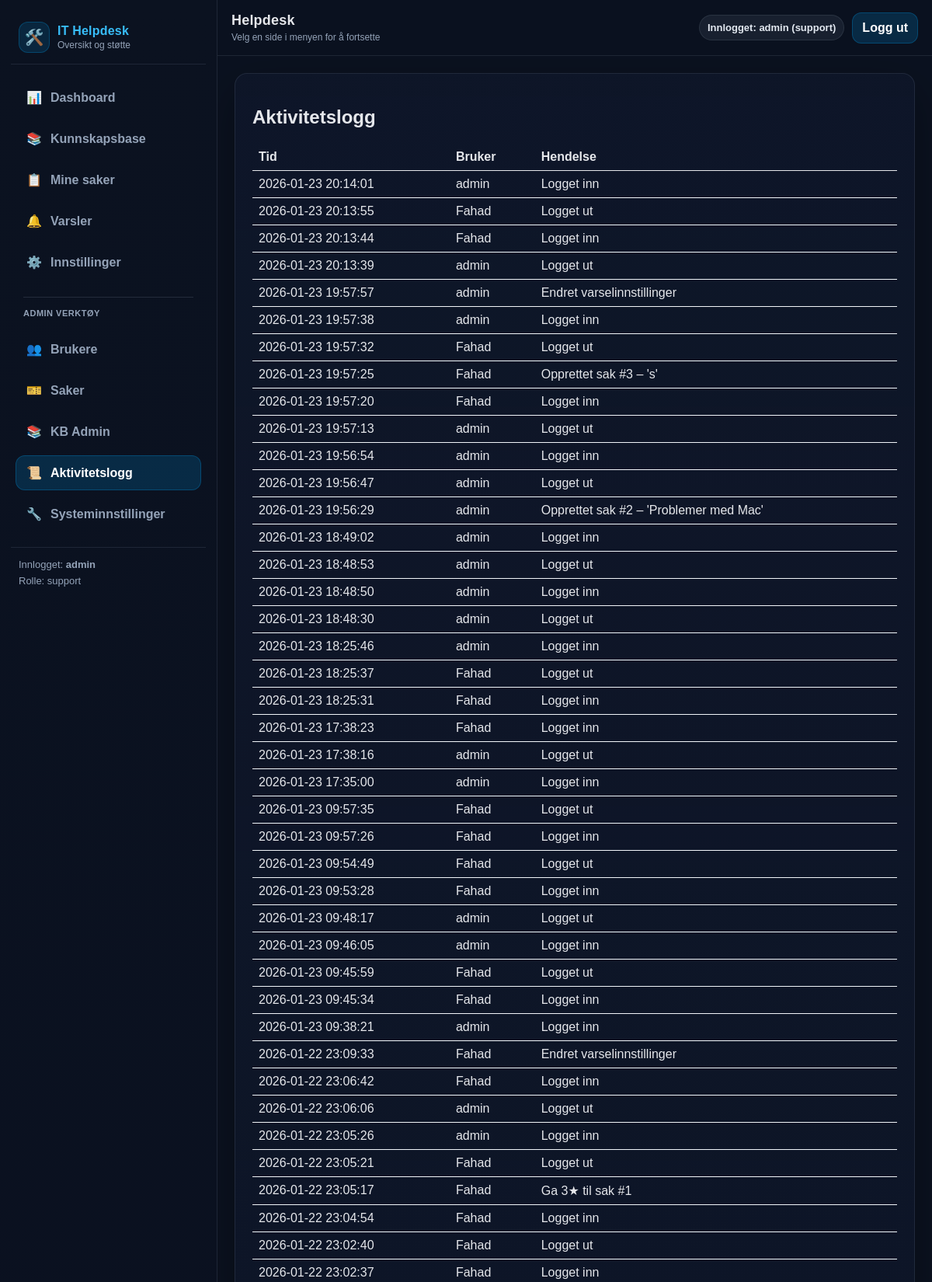
/admin/activity (signed in, upper part), run on the app's committed database.
### tables this page shows
CREATE TABLE activity (
            id INTEGER PRIMARY KEY AUTOINCREMENT,
            user TEXT NOT NULL,
            details TEXT NOT NULL,
            created_at TEXT NOT NULL DEFAULT (datetime('now'))
        );

### routes.py (the view)
@bp.route("/admin/activity")
def activity_log():
    user = current_user()
    if not user:
        return redirect(url_for("main.login"))
    if current_role() != "support":
        abort(403)
    try:
        entries = get_activity(200)
    except Exception as e:
        logger.error(f"Activity log error: {e}")
        entries = []
    return render_template("logs.html", log_entries=entries)

### __init__.py (called while the page is built)
def create_app():
    app = Flask(__name__)
    app.config.from_object(Config)
    init_mail(app)
    @app.after_request
    def set_security_headers(response):
        response.headers['X-Content-Type-Options'] = 'nosniff'
        response.headers['X-Frame-Options'] = 'DENY'
        response.headers['X-XSS-Protection'] = '1; mode=block'
        return response
    from .routes import bp
    app.register_blueprint(bp)
    return app

### db.py (called while the page is built)
def count_notifications(user: str) -> int:
    conn = _conn()
    cur = conn.cursor()
    cur.execute("SELECT COUNT(*) AS c FROM notifications WHERE user = ? AND read = 0", (user,))
    row = cur.fetchone()
    conn.close()
    return int(row["c"]) if row else 0

def get_activity(limit: int = 100) -> List[Dict[str, Any]]:
    conn = _conn()
    cur = conn.cursor()
    cur.execute("SELECT * FROM activity ORDER BY id DESC LIMIT ?", (limit,))
    rows = cur.fetchall()
    conn.close()
    return [dict(r) for r in rows]

def _conn() -> sqlite3.Connection:
    DB_PATH.parent.mkdir(parents=True, exist_ok=True)
    conn = sqlite3.connect(DB_PATH)
    conn.row_factory = sqlite3.Row
    return conn

### routes.py (called while the page is built)
def current_user():
    return session.get("user")

def current_role():
    return session.get("role")

@bp.before_app_request
def ensure_db():
    try:
        init_db()
    except Exception as e:
        logger.error(f"Database initialization failed: {e}")

@bp.context_processor
def inject_notification_count():
    if current_user():
        try:
            return {"notif_count": count_notifications(current_user())}
        except Exception:
            return {"notif_count": 0}
    return {"notif_count": 0}

### templates/logs.html
{% extends "base.html" %}
{% block content %}
<div class="card">
  <h2>Aktivitetslogg</h2>
  {% if log_entries and log_entries|length > 0 %}
    <table style="width:100%; border-collapse: collapse;">
      <thead>
        <tr>
          <th style="text-align:left; border-bottom:1px solid #e5e7eb; padding:8px;">Tid</th>
          <th style="text-align:left; border-bottom:1px solid #e5e7eb; padding:8px;">Bruker</th>
          <th style="text-align:left; border-bottom:1px solid #e5e7eb; padding:8px;">Hendelse</th>
        </tr>
      </thead>
      <tbody>
        {% for e in log_entries %}
        <tr>
          <td style="padding:8px; border-bottom:1px solid #f1f5f9;">{{ e.created_at }}</td>
          <td style="padding:8px; border-bottom:1px solid #f1f5f9;">{{ e.user }}</td>
          <td style="padding:8px; border-bottom:1px solid #f1f5f9;">{{ e.details }}</td>
        </tr>
        {% endfor %}
      </tbody>
    </table>
  {% else %}
    <p class="muted">Ingen loggoppføringer.</p>
  {% endif %}
</div>
{% endblock %}

### templates/base.html (style rules this page uses)
:root { --bg:#0b1220; --panel:#0f172a; --panel2:#111c33; --border:rgba(148,163,184,.14); --muted:#94a3b8; --text:#e5e7eb; --primary:#0284c7; --primaryHover:#0ea5e9; --sidebarW: 280px; --topbarH: 72px; --radius: 16px; }
* { box-sizing:border-box; }
html, body { height:100%; }
body { margin:0; font-family: Arial, sans-serif; background:var(--bg); color:var(--text); }

### data on the page
activity: created_at "2026-01-23 20:14:01", user "admin", details "Logget inn"
activity: created_at "2026-01-23 20:13:55", user "Fahad", details "Logget ut"
activity: created_at "2026-01-23 20:13:44", user "Fahad", details "Logget inn"
activity: created_at "2026-01-23 20:13:39", user "admin", details "Logget ut"
activity: created_at "2026-01-23 19:57:57", user "admin", details "Endret varselinnstillinger"
activity: created_at "2026-01-23 19:57:38", user "admin", details "Logget inn"
activity: created_at "2026-01-23 19:57:32", user "Fahad", details "Logget ut"
activity: created_at "2026-01-23 19:57:25", user "Fahad", details "Opprettet sak #3 – 's'"
activity: created_at "2026-01-23 19:57:20", user "Fahad", details "Logget inn"
activity: created_at "2026-01-23 19:57:13", user "admin", details "Logget ut"
activity: created_at "2026-01-23 19:56:54", user "admin", details "Logget inn"
activity: created_at "2026-01-23 19:56:47", user "admin", details "Logget ut"
activity: created_at "2026-01-23 19:56:29", user "admin", details "Opprettet sak #2 – 'Problemer med Mac'"
activity: created_at "2026-01-23 18:49:02", user "admin", details "Logget inn"
activity: created_at "2026-01-23 18:48:53", user "admin", details "Logget ut"
activity: created_at "2026-01-23 18:48:50", user "admin", details "Logget inn"
activity: created_at "2026-01-23 18:48:30", user "admin", details "Logget ut"
activity: created_at "2026-01-23 18:25:46", user "admin", details "Logget inn"
activity: created_at "2026-01-23 18:25:37", user "Fahad", details "Logget ut"
activity: created_at "2026-01-23 18:25:31", user "Fahad", details "Logget inn"
activity: created_at "2026-01-23 17:38:23", user "Fahad", details "Logget inn"
activity: created_at "2026-01-23 17:38:16", user "admin", details "Logget ut"
activity: created_at "2026-01-23 17:35:00", user "admin", details "Logget inn"
activity: created_at "2026-01-23 09:57:35", user "Fahad", details "Logget ut"
activity: created_at "2026-01-23 09:57:26", user "Fahad", details "Logget inn"
activity: created_at "2026-01-23 09:54:49", user "Fahad", details "Logget ut"
activity: created_at "2026-01-23 09:53:28", user "Fahad", details "Logget inn"
activity: created_at "2026-01-23 09:48:17", user "admin", details "Logget ut"
activity: created_at "2026-01-23 09:46:05", user "admin", details "Logget inn"
activity: created_at "2026-01-23 09:45:59", user "Fahad", details "Logget ut"
activity: created_at "2026-01-23 09:45:34", user "Fahad", details "Logget inn"
activity: created_at "2026-01-23 09:38:21", user "admin", details "Logget inn"
activity: created_at "2026-01-22 23:09:33", user "Fahad", details "Endret varselinnstillinger"
activity: created_at "2026-01-22 23:06:42", user "Fahad", details "Logget inn"
activity: created_at "2026-01-22 23:06:06", user "admin", details "Logget ut"
activity: created_at "2026-01-22 23:05:26", user "admin", details "Logget inn"
activity: created_at "2026-01-22 23:05:21", user "Fahad", details "Logget ut"
activity: created_at "2026-01-22 23:05:17", user "Fahad", details "Ga 3★ til sak #1"
activity: created_at "2026-01-22 23:04:54", user "Fahad", details "Logget inn"
activity: created_at "2026-01-22 23:02:40", user "Fahad", details "Logget ut"
activity: created_at "2026-01-22 23:02:37", user "Fahad", details "Logget inn"

### other printed values
{{ session.get("user") }} "admin"
{{ session.get("role") }} "support"
